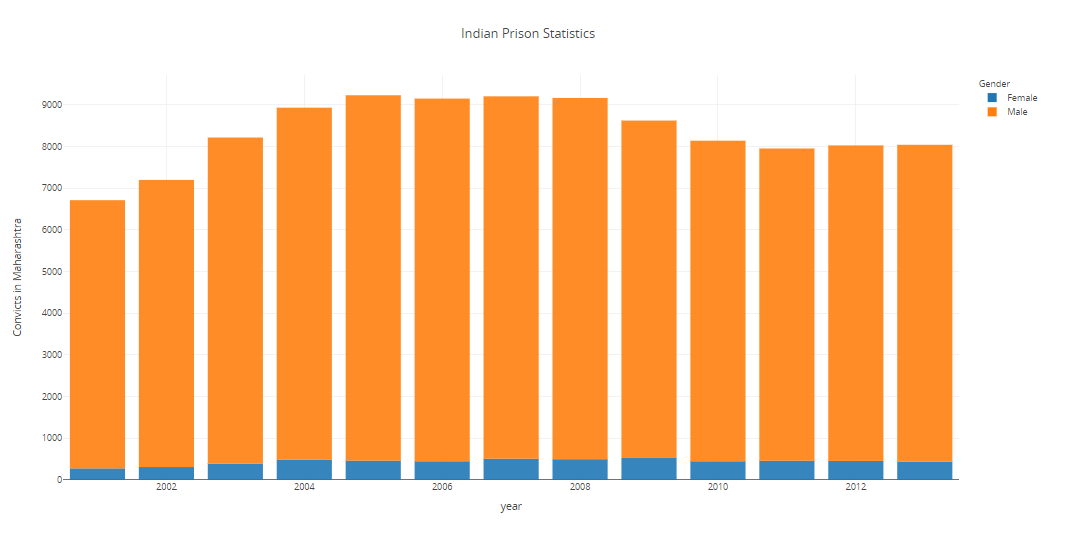

This chart was generated by the following Python code:
import pandas as pd     #(version 1.0.0)
import plotly           #(version 4.5.4) #pip install plotly==4.5.4
import plotly.express as px
import plotly.io as pio



from pathlib import Path
filename = "~/projects/Dash-by-Plotly/Dataset/Caste.csv.gz"
data_path = Path(filename)
df = pd.read_csv(data_path, compression='gzip')

# excel sheet from https://www.kaggle.com/rajanand/prison-in-india/data
# National Crime Records Bureau (NCRB), Govt of India has shared this dataset

df = df[df['state_name']=='Maharashtra']
df = df.groupby(['year','gender',],as_index=False)[['detenues','under_trial','convicts','others']].sum()
print (df[:5])

#fake margin of error, standard deviation, or 95% confidence interval
# df['err_plus'] = df['convicts']/100
# df['err_minus'] = df['convicts']/40

barchart = px.bar(
    data_frame=df,
    x="year",
    y="convicts",
    color="gender",               # differentiate color of marks
    opacity=0.9,                  # set opacity of markers (from 0 to 1)
    orientation="v",              # 'v','h': orientation of the marks
    barmode='relative',           # in 'overlay' mode, bars are top of one another.
                                  # in 'group' mode, bars are placed beside each other.
                                  # in 'relative' mode, bars are stacked above (+) or below (-) zero.
    #----------------------------------------------------------------------------------------------
    # facet_row='caste',          # assign marks to subplots in the vertical direction
    # facet_col='caste',          # assigns marks to subplots in the horizontal direction
    # facet_col_wrap=2,           # maximum number of subplot columns. Do not set facet_row!

    # color_discrete_sequence=["pink","yellow"],               # set specific marker colors. Color-colum data cannot be numeric
    # color_discrete_map={"Male": "gray" ,"Female":"red"},     # map your chosen colors
    # color_continuous_scale=px.colors.diverging.Picnic,       # set marker colors. When color colum is numeric data
    # color_continuous_midpoint=100,                           # set desired midpoint. When colors=diverging
    # range_color=[1,10000],                                   # set your own continuous color scale
    #----------------------------------------------------------------------------------------------
    # text='convicts',            # values appear in figure as text labels
    # hover_name='under_trial',   # values appear in bold in the hover tooltip
    # hover_data=['detenues'],    # values appear as extra data in the hover tooltip
    # custom_data=['others'],     # invisible values that are extra data to be used in Dash callbacks or widgets

    # log_x=True,                 # x-axis is log-scaled
    # log_y=True,                 # y-axis is log-scaled
    # error_y="err_plus",         # y-axis error bars are symmetrical or for positive direction
    # error_y_minus="err_minus",  # y-axis error bars in the negative direction

    labels={"convicts":"Convicts in Maharashtra",
    "gender":"Gender"},           # map the labels of the figure
    title='Indian Prison Statistics', # figure title
    width=1400,                   # figure width in pixels
    height=720,                   # figure height in pixels
    template='gridon',            # 'ggplot2', 'seaborn', 'simple_white', 'plotly',
                                  # 'plotly_white', 'plotly_dark', 'presentation',
                                  # 'xgridoff', 'ygridoff', 'gridon', 'none'

    # animation_frame='year',     # assign marks to animation frames
    # # animation_group=,         # use only when df has multiple rows with same object
    # # range_x=[5,50],           # set range of x-axis
    # range_y=[0,9000],           # set range of x-axis
    # category_orders={'year':    # force a specific ordering of values per column
    # [2013,2012,2011,2010,2009,2008,2007,2006,2005,2004,2003,2002,2001]},

)

# barchart.layout.updatemenus[0].buttons[0].args[1]['frame']['duration'] = 1000
# barchart.layout.updatemenus[0].buttons[0].args[1]['transition']['duration'] = 500

# barchart.update_layout(uniformtext_minsize=14, uniformtext_mode='hide',
#                        legend={'x':0,'y':1.0}),
# barchart.update_traces(texttemplate='%{text:.2s}', textposition='outside',
#                        width=[.3,.3,.3,.3,.3,.3,.6,.3,.3,.3,.3,.3,.3])


pio.show(barchart)
